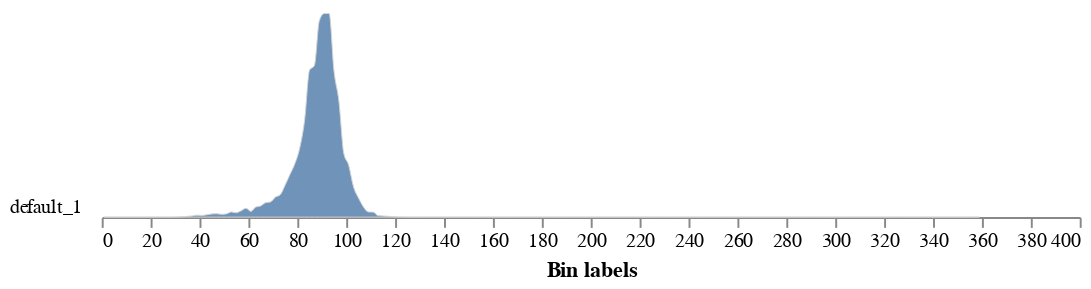

Source (notebook cell):
### Code cell
# Determine color properties: Histograms, Color Slices and Pseudocolored Images, output color analyzed images (optional)

color_histogram = pcv.analyze.color(rgb_img=img, labeled_mask=mask, colorspaces='hsv', label="default")

### Figure 1 — Vega-Lite specification as saved in the notebook (floating-point values rounded to 4 significant figures; data arrays with more than 128 entries replaced by an {"elided": "..."} marker saying what was removed)
{"config": {"view": {"continuousWidth": 300, "continuousHeight": 300, "stroke": null}, "axis": {"grid": false}, "facet": {"columns": 1, "spacing": 0}, "title": {"anchor": "end"}}, "data": {"name": "data-16fb19beefbce765823b9d0d084571d7"}, "facet": {"field": "sample", "header": {"labelAngle": 0, "labelAlign": "left", "labelOrient": "left"}, "title": null, "type": "nominal"}, "spec": {"mark": {"type": "area", "fillOpacity": 0.8, "interpolate": "monotone", "stroke": "lightgray", "strokeWidth": 0.5}, "encoding": {"x": {"field": "label", "title": "Bin labels", "type": "quantitative"}, "y": {"axis": null, "field": "value", "scale": {"range": [10, -100]}, "type": "quantitative"}}, "height": 10, "width": 500}, "bounds": "flush", "$schema": "https://vega.github.io/schema/vega-lite/v5.20.1.json", "datasets": {"data-16fb19beefbce765823b9d0d084571d7": {"elided": "180 records"}}}
